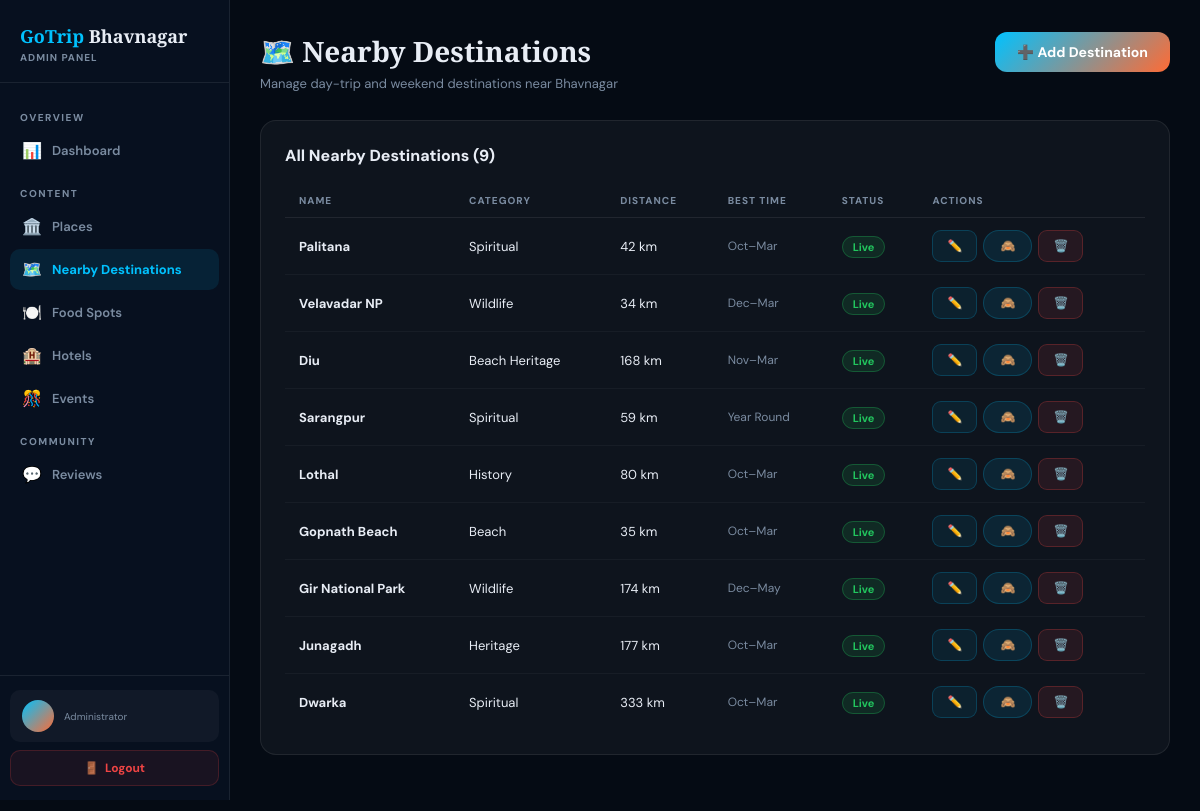
Page /admin/nearby.php (signed in) on the committed database.
### tables this page shows
CREATE TABLE IF NOT EXISTS nearby (
  id         INT AUTO_INCREMENT PRIMARY KEY,
  name       VARCHAR(150) NOT NULL,
  cat        VARCHAR(60),
  distance   VARCHAR(30),
  best       VARCHAR(40),
  lat        DECIMAL(11,8),
  lng        DECIMAL(11,8),
  entry      VARCHAR(80),
  tips       TEXT,
  img        TEXT,
  descr      TEXT,
  highlights TEXT,
  visible    TINYINT DEFAULT 1,
  created_at DATETIME DEFAULT CURRENT_TIMESTAMP
);

### admin/nearby.php (the view, shortened to what this page needs)
<?php
require_once '../db.php';
$nearby=$conn->query("SELECT * FROM nearby ORDER BY id");
?>
<!DOCTYPE html>
<html lang="en"><head>
</head><body>
<?php include 'sidebar.php'; ?>
<div class="main">
  <div class="top-bar">
    <div><h1 class="page-title">🗺️ Nearby Destinations</h1>
    <p class="page-sub">Manage day-trip and weekend destinations near Bhavnagar</p></div>
    <a href="nearby.php?action=add" class="btn-primary">➕ Add Destination</a>
  </div>
  <div class="section-card">
    <div class="section-card-header"><h2 class="section-card-title">All Nearby Destinations (<?=$nearby->num_rows?>)</h2></div>
    <div class="table-wrap">
      <table class="data-table">
        <thead><tr><th>Name</th><th>Category</th><th>Distance</th><th>Best Time</th><th>Status</th><th>Actions</th></tr></thead>
        <tbody>
          <?php while($nb=$nearby->fetch_assoc()): ?>
          <tr>
            <td><strong><?=htmlspecialchars($nb['name'])?></strong></td>
            <td><?=htmlspecialchars($nb['cat'])?></td>
            <td><?=htmlspecialchars($nb['distance'])?></td>
            <td style="font-size:12px;color:var(--muted)"><?=htmlspecialchars($nb['best'])?></td>
            <td><?=$nb['visible']?'<span class="badge-approved"> Live</span>':'<span class="badge-hidden">🙈 Hidden</span>'?></td>
            <td><div style="display:flex;gap:6px">
              <a href="?edit=<?=$nb['id']?>" class="btn-edit">✏️</a>
              <form method="POST" style="display:inline" onsubmit="return confirm('Toggle?')">
                <button class="btn-sm" type="submit"><?=$nb['visible']?'🙈':'👁️'?></button>
              </form>
              <form method="POST" style="display:inline" onsubmit="return confirm('Delete?')">
                <button class="btn-danger" type="submit">🗑️</button>
              </form>
            </div></td>
          </tr>
          <?php endwhile; ?>
        </tbody>
      </table>
    </div>
  </div>
</div>
</body></html>

### rows in the picture
nearby: name "Palitana", cat "Spiritual", distance "42 km", best "Oct–Mar", visible "Live"
nearby: name "Velavadar NP", cat "Wildlife", distance "34 km", best "Dec–Mar", visible "Live"
nearby: name "Diu", cat "Beach Heritage", distance "168 km", best "Nov–Mar", visible "Live"
nearby: name "Sarangpur", cat "Spiritual", distance "59 km", best "Year Round", visible "Live"
nearby: name "Lothal", cat "History", distance "80 km", best "Oct–Mar", visible "Live"
nearby: name "Gopnath Beach", cat "Beach", distance "35 km", best "Oct–Mar", visible "Live"
nearby: name "Gir National Park", cat "Wildlife", distance "174 km", best "Dec–May", visible "Live"
nearby: name "Junagadh", cat "Heritage", distance "177 km", best "Oct–Mar", visible "Live"
nearby: name "Dwarka", cat "Spiritual", distance "333 km", best "Oct–Mar", visible "Live"

### other values in the picture
$icon "📊 🏛️ 🗺️ 🍽️ 🏨 🎊 💬"
$label "Dashboard Places Nearby Destinations Food Spots Hotels Events Reviews"
$nearby->num_rows "9"
